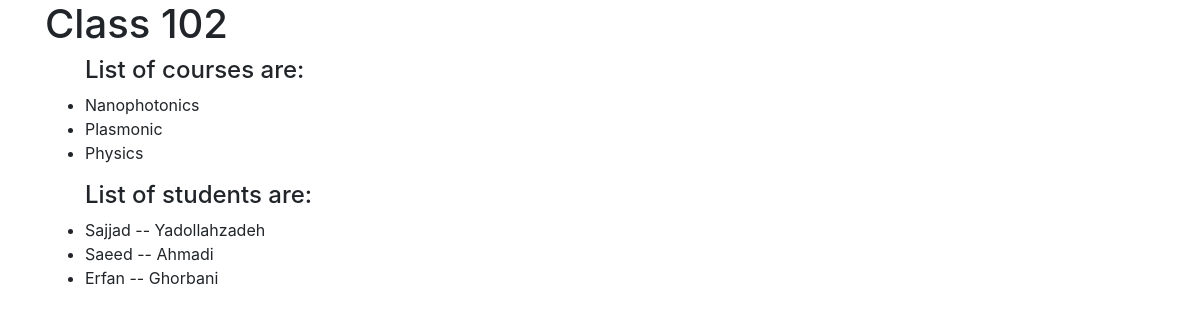
The page /education/2/ on the database its author committed.
### education/models.py (models this page shows, shortened)
class Classes(models.Model):
    class_name = models.CharField(max_length=150)
    faculty = models.ForeignKey(Faculty, on_delete=models.CASCADE)
    course = models.ManyToManyField(Course)
    teacher = models.ManyToManyField(Teacher)
    student = models.ManyToManyField(Student)
    status = models.BooleanField(default=True)

class Course(models.Model):
    course_name = models.CharField(max_length=200)
    date = models.DateTimeField(null=True)
    def __str__(self):
        return f'{self.course_name}'

class Student(models.Model):
    first_name = models.CharField(max_length=100)
    last_name = models.CharField(max_length=100)
    email = models.EmailField(null=True)
    student_id = models.CharField(max_length=15, null=True, default=' ')
    faculty = models.ForeignKey(Faculty, null=True, on_delete=models.SET_NULL)
    major = models.ForeignKey(Major, on_delete=models.CASCADE)
    course = models.ManyToManyField(Course)
    def __str__(self):
        return f'{self.first_name} -- {self.last_name}'

### education/views.py (the view)
# urls.py: path('<int:pk>/', DetailView.as_view(), name='detail'),
class DetailView(generic.DetailView):
    model = Classes
    template_name = 'education/detail.html'
    context_object_name = 'Classes'

### education/templates/education/detail.html (shortened to what this page needs)
{% extends 'education/base.html' %}
{% load static %}
{% block content %}
    <h1>Class {{ Classes.class_name|lower|safe }}</h1>
    <ul>
        <h4>List of courses are:</h4>
        {% for course in Classes.course.all %}
            <li> {{ course }}</li>
        {% endfor %}
    </ul>
    <ul>
        <h4>List of students are:</h4>
        {% for student in Classes.student.all %}
            <li> {{ student }}</li>
        {% endfor %}
    </ul>
{% endblock %}

### education/templates/education/base.html (shortened to what this page needs)
<!DOCTYPE html>
{% load static %}
<html lang="en">
<head>
    <link rel="stylesheet" href="https://stackpath.bootstrapcdn.com/bootstrap/4.3.1/css/bootstrap.min.css"
>
</head>
<body>
<div class="container">
    {% block content %}{% endblock %}
</div>
</body>
</html>

### rows shown on the page
Classes: class_name "102"
Course: course_name "Nanophotonics"
Course: course_name "Plasmonic"
Course: course_name "Physics"
Student: first_name+last_name "Sajjad -- Yadollahzadeh"
Student: first_name+last_name "Saeed -- Ahmadi"
Student: first_name+last_name "Erfan -- Ghorbani"
